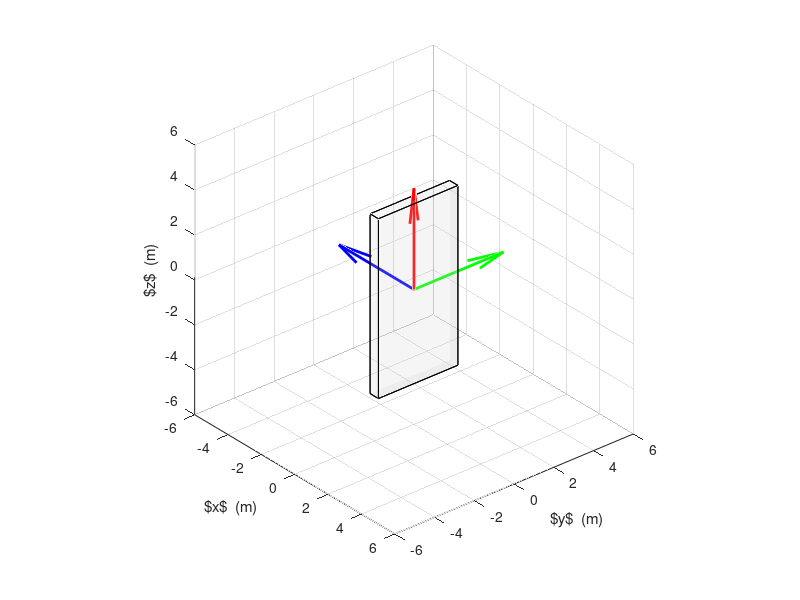

Write the MATLAB code that produced this figure. (Note: this script raises an error after producing the figure.)
% =======================================================================
% Author:       Yi-Hsuan Chen, University of Maryland, College Park
% Date:         06-July-2024
% Description:  This code demonstrates the principal axes theorem by 
%               simulating the motion of a torque-free rigid body. The 
%               visualization illustrates the stability of rotations 
%               about different principal axes.
% Youtube link: https://youtu.be/YyfLiDVZ8VY?si=UfEEBARv_RK7O31-
% =======================================================================

clc; clear; close all;

%% User-defined params
AXES    = 'int';        % rotate about 'max','min' (stable), 'int' (unstable)
record  = 0;            % 1: record the video, 0: not record the video


%... numerical integration settings
tfinal  = 10;
dt      = 1e-3;

%%... system parameters
m       = 1;
d       = 8;
w       = 4;
h       = 0.5;
I1      = m/12*(h^2+w^2);
I2      = m/12*(h^2+d^2);
I3      = m/12*(d^2+w^2);
para.I1 = I1;
para.I2 = I2;
para.I3 = I3;

%% Function handle of rotation matrices (3-2-3) psi-theta-phi
C_C_B = @(phi) [ cos(phi)   -sin(phi)     0;
                 sin(phi)   cos(phi)     0;
                   0        0        1];
             
A_C_C = @(th) [ cos(th)     0     sin(th);
                   0        1        0;
               -sin(th)     0     cos(th)];       
           
I_C_A = @(psi) [ cos(psi)   -sin(psi)     0;
                 sin(psi)   cos(psi)     0;
                   0        0        1];

%% Plot inertia axes e1, e2, e3
phi0        = 0;
theta0      = -pi/2;
psi0        = 0;
% Compute rotation matrix Cbv
cCB         = C_C_B(phi0);
aCc         = A_C_C(theta0);
ICa         = I_C_A(psi0);
I_C_B       = ICa*aCc*cCB;
DCM         = I_C_B;

qlw         = 2;
len         = 5;
e1          = [len;0;0];
e2          = [0;len;0];
e3          = [0;0;len];
e10         = DCM*e1;
e20         = DCM*e2;
e30         = DCM*e3;

fig(1) = figure(); ax(1) = gca;
p(1)        = quiver3(0,0,0,e10(1),e10(2),e10(3),'r-','LineWidth',qlw); hold on;
p(2)        = quiver3(0,0,0,e20(1),e20(2),e20(3),'g-','LineWidth',qlw);
p(3)        = quiver3(0,0,0,e30(1),e30(2),e30(3),'b-','LineWidth',qlw);
xlabel('$x$  (m)'); ylabel('$y$  (m)'); zlabel('$z$  (m)');
axis equal; view([50 30]); rotate3d on; grid on;
lim         = 6; 
xlim([-lim lim]); ylim([-lim lim]); zlim([-lim lim]); 

%% Plot tht 3D box
x           = d/2;
y           = w/2;
z           = h/2;
vv          = [x -y -z; x y -z; -x y -z; -x -y -z;
               x -y z; x y z; -x y z; -x -y z];
fac         = [1 2 6 5;2 3 7 6;3 4 8 7;4 1 5 8;1 2 3 4;5 6 7 8];
p(4)        = patch('Vertices',(DCM*vv')','Faces',fac,'FaceColor',[0.8 0.8 0.8],'FaceAlpha',0.2);

%% Numerical integration
switch AXES
    case 'max'
        w0          = [0.001;0;10];
    case 'int'
        w0          = [0.1;10;0.1];
    case 'min'
        w0          = [10;0.001;0.001];
end
X0          = [w0;phi0;theta0;psi0];

tspan       = 0:dt:tfinal;
[t,X]       = ode45(@(t,x) torqueFreeMotion(x,para), tspan, X0);

psi         = X(:,4);
theta       = X(:,5);
phi         = X(:,6);

set(ax,'Fontsize',12,'XGrid','on','YGrid','on','TickLabelInterpreter','latex');
for i = 1:length(ax)
    set(ax(i).XLabel,'Interpreter','latex');
    set(ax(i).YLabel,'Interpreter','latex');
    set(ax(i).ZLabel,'Interpreter','latex');
end

%% animation
Filename = horzcat(AXES,'_axis_rotation');
if record
    v_handle = VideoWriter(Filename,'MPEG-4');
    open(v_handle);
end
divider = 50;
NN      = length(t);
for i = 1:divider:NN
    % Compute rotation matrix Cbv
    cCB         = C_C_B(phi(i));
    aCc         = A_C_C(theta(i));
    ICa         = I_C_A(psi(i));
    I_C_B       = ICa*aCc*cCB;
    DCM         = I_C_B;
    b1          = DCM*e1;
    b2          = DCM*e2;
    b3          = DCM*e3;
    
    %%... update body axis    
    set(p(1),'XData',0,'YData',0,'ZData',0,'UData',b1(1),'VData',b1(2),'WData',b1(3));
    set(p(2),'XData',0,'YData',0,'ZData',0,'UData',b2(1),'VData',b2(2),'WData',b2(3));
    set(p(3),'XData',0,'YData',0,'ZData',0,'UData',b3(1),'VData',b3(2),'WData',b3(3));

    %%... update rotating box
    VV          = DCM*vv';
    set(p(4),'Faces',fac,'Vertices',VV','FaceColor','black');
   
    drawnow;
    if i> NN/4 && (i<NN*2/4)
        view([0 90]);
    else
        view([150 30]);
    end
    % Get animation frame
    if record
        frame = getframe(gcf);
        writeVideo(v_handle,frame);
    end
end
if record
    close(v_handle);
end


%%... Equation of Torque-Free Motion
function dX = torqueFreeMotion(X,para)
I1      = para.I1;
I2      = para.I2;
I3      = para.I3;

w1      = X(1);
w2      = X(2);
w3      = X(3);
psi     = X(4);
theta   = X(5);
phi     = X(6);
dX      = zeros(6,1);
dX(1)   = w2*w3*(I2-I3)/I1;
dX(2)   = w3*w1*(I3-I1)/I2;
dX(3)   = w1*w2*(I1-I2)/I3;
dX(4)   = (-w1*cos(phi)+w2*sin(phi))*csc(theta);
dX(5)   = w1*sin(phi)+w2*cos(phi);
dX(6)   = (w1*cos(phi)-w2*sin(phi))*cot(theta)+w3;
end